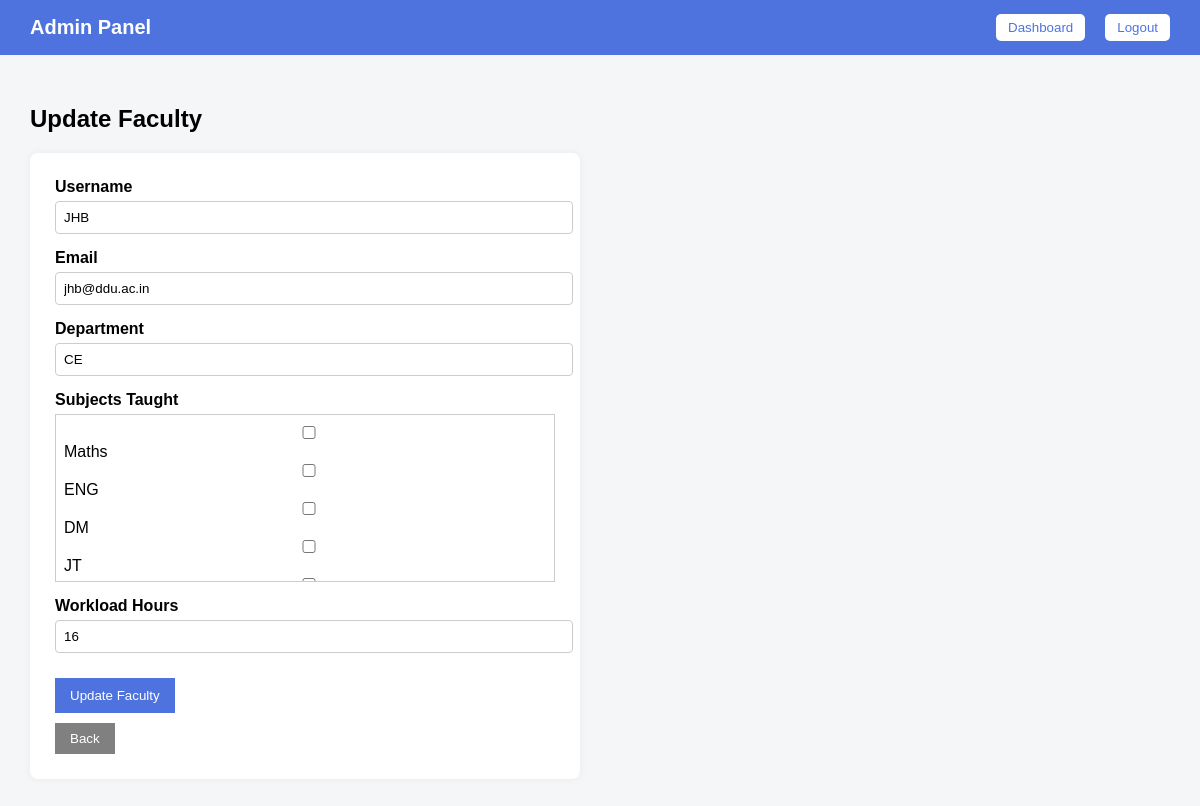
Page /admin_hm/manage-users/update-faculty/3/ (signed in) on the earlier database version.
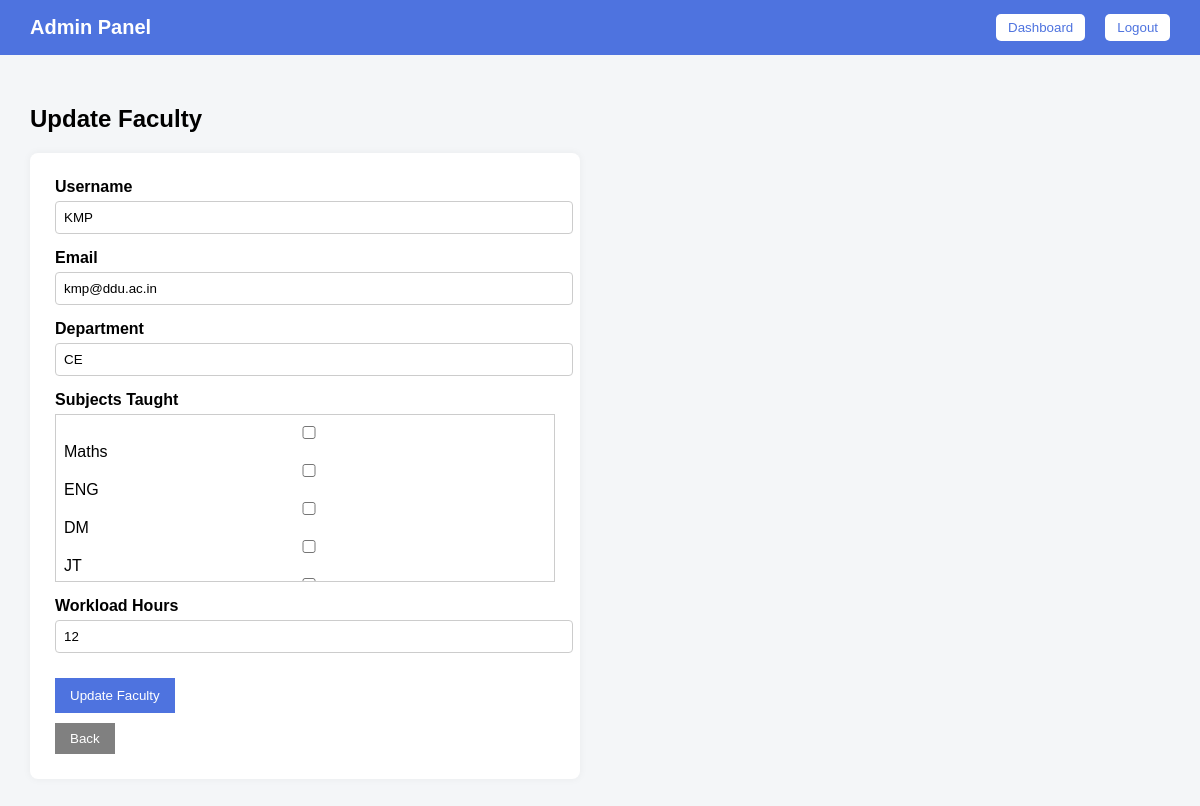
Same page on the later database version.
### generator/models.py (models this page shows, shortened)
class FacultyProfile(models.Model):
    user = models.OneToOneField(User, on_delete=models.CASCADE)
    department = models.CharField(max_length=100)
    workload_hours = models.IntegerField(default=0)
    subjects = models.ManyToManyField(Subject)

class User(AbstractUser):
    ROLE_CHOICES = (
        ('ADMIN', 'Admin'),
        ('FACULTY', 'Faculty'),
        ('HOD', 'Head of Department'),
    )
    role = models.CharField(max_length=20, choices=ROLE_CHOICES)

### generator/views.py (the view, shortened to what this page needs)
# urls.py: path("admin_hm/manage-users/update-faculty/<int:faculty_id>/", views.update_faculty, name="update_faculty"),
@login_required
def update_faculty(request, faculty_id):
    if request.user.role != "ADMIN":
        return redirect("login")
    faculty = get_object_or_404(FacultyProfile, id=faculty_id)
    subjects = Subject.objects.all()
    return render(request, "generator/admin/update_faculty.html", {
        "faculty": faculty,
        "subjects": subjects
    })

### generator/templates/generator/admin/update_faculty.html (shortened to what this page needs)
<!doctype html>
<html>
<head>
</head>
<body>
<nav class="navbar">
  <div class="nav-left">Admin Panel</div>
  <div class="nav-right">
    <a href="{% url 'admin_home' %}"><button>Dashboard</button></a>
    <a href="{% url 'login' %}"><button>Logout</button></a>
  </div>
</nav>
<div class="main-container">
  <h2 class="page-title">Update Faculty</h2>
  <div class="form-card">
    <form method="post">
      <div class="form-group">
        <label>Username</label>
        <input type="text" name="username" value="{{ faculty.user.username }}" required>
      </div>
      <div class="form-group">
        <label>Email</label>
        <input type="email" name="email" value="{{ faculty.user.email }}" required>
      </div>
      <div class="form-group">
        <label>Department</label>
        <input type="text" name="department" value="{{ faculty.department }}" required>
      </div>
      <div class="form-group">
        <label>Subjects Taught</label>
        <div style="max-height:150px; overflow-y:auto; border:1px solid #ccc; padding:8px;">
          {% for sub in subjects %}
          <div>
            <input type="checkbox" name="subjects" value="{{ sub.id }}"
              {% if sub in faculty.subjects.all %}checked{% endif %}>
            {{ sub.subject_name }}
          </div>
          {% endfor %}
        </div>
      </div>
      <div class="form-group">
        <label>Workload Hours</label>
        <input type="number" name="workload_hours" value="{{ faculty.workload_hours }}" required>
      </div>
      <button type="submit" class="btn-primary">Update Faculty</button>
    </form>
    <a href="{% url 'manage_faculties' %}">
      <button class="btn-secondary">Back</button>
    </a>
  </div>
</div>
</body>
</html>

Differences in the rows shown:
changed FacultyProfile "CE": username "JHB" → "KMP"; email "jhb@ddu.ac.in" → "kmp@ddu.ac.in"; workload_hours "16" → "12"
